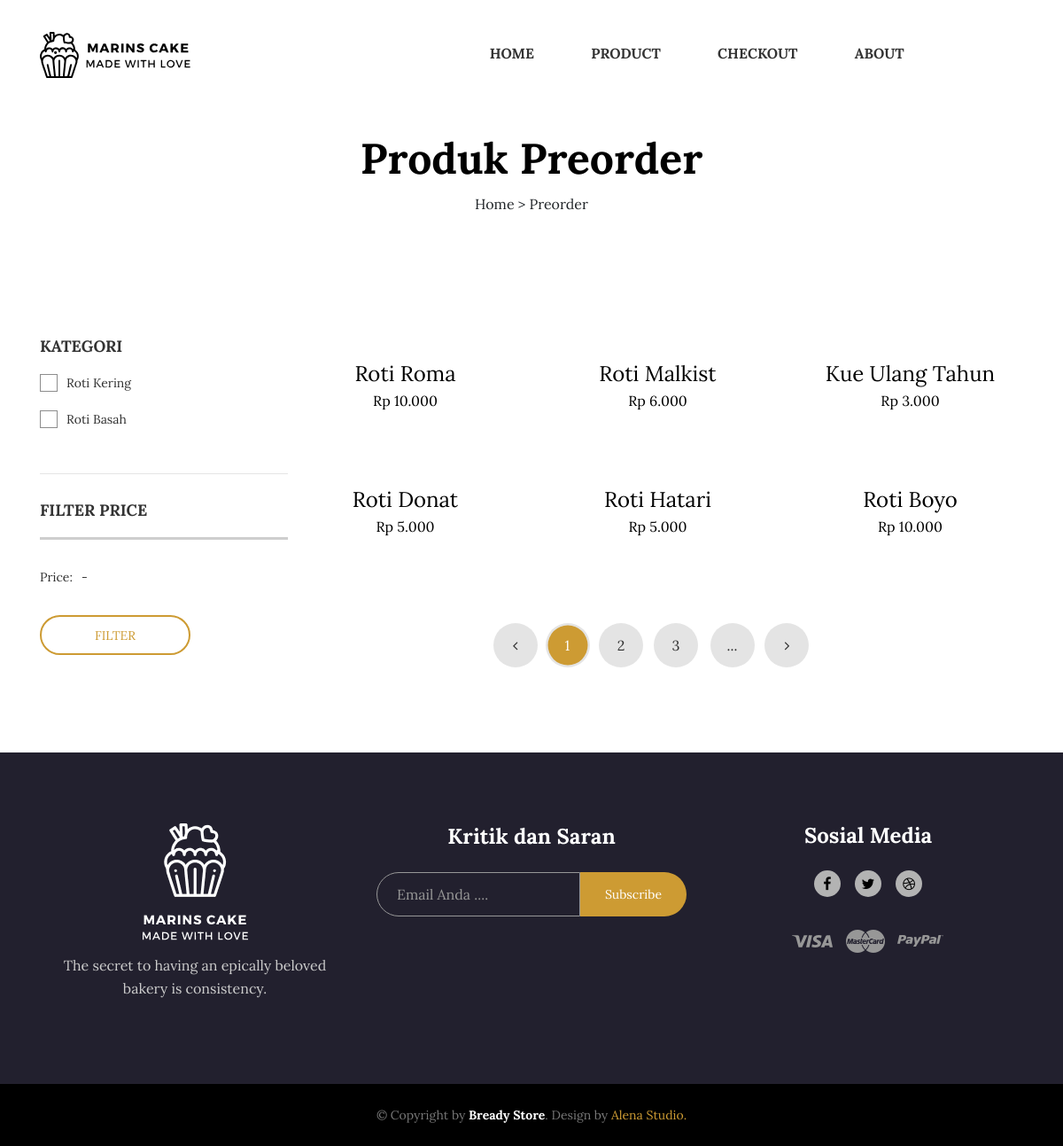
The app's page /index.php/preorder with its own data.
### tables this page shows
CREATE TABLE `produk` (
  `idProduk` int(11) NOT NULL,
  `idJenis` int(11) NOT NULL,
  `namaProduk` varchar(50) NOT NULL,
  `harga` int(11) NOT NULL,
  `status` varchar(255) NOT NULL,
  `stok` int(11) NOT NULL,
  `min_order` int(11) NOT NULL,
  `deskripsi` text NOT NULL,
  `created_at` date NOT NULL DEFAULT current_timestamp()
);

CREATE TABLE `jenis_produk` (
  `idJenis` int(11) NOT NULL,
  `namaJenis` varchar(255) NOT NULL
);

### application/controllers/Preorder.php (called while the page is built, shortened)
<?php
class Preorder extends CI_Controller
{
	public function index()
	{
		$data['kategori']	= $this->Model_produk->get_kategori_produk()->result_array();
		$data['produk']		= $this->Model_produk->get_produk()->result_array();
		$this->load->view('template/header2');
		$this->load->view('produk_preorder', $data);
		$this->load->view('template/footer');
	}
}

### index.php (called while the page is built, shortened)
<?php
require_once BASEPATH.'core/CodeIgniter.php';

### application/models/Model_produk.php (called while the page is built, shortened)
<?php
class Model_produk extends CI_Model
{
	public function get_produk()
	{
		$this->db->select('*');
		$this->db->from('produk');
		$this->db->join('jenis_produk', 'jenis_produk.idJenis = produk.idJenis');
		return $this->db->get();
	}
	public function get_kategori_produk()
	{
		return $this->db->get('jenis_produk');
	}
}

### application/views/produk_preorder.php (the view, shortened to what this page needs)
<div class="ps-hero bg--cover" data-background="<?= base_url() ?>assets/client/images/hero/product.jpg">
    <div class="ps-hero__content ">
        <h1> Produk Preorder</h1>
        <div class="text-center">
            Home > Preorder
        </div>
    </div>
</div>
<main class="ps-shop">
    <div class="container">
        <div class="row">
            <div class="col-lg-9 order-lg-last">
                <div class="row">
                    <?php foreach ($produk as $prd) : ?>
                        <div class="col-lg-4">
                            <div class="ps-product">
                                <div class="ps-product__thumbnail"><a class="ps-product__overlay" href="<?= base_url() ?>preorder/detail/<?= $prd['idProduk'] ?>"></a>
                                </div>
                                <div class="ps-product__content"><a class="ps-product__title" href="<?= base_url() ?>preorder/detail/<?= $prd['idProduk'] ?>"><?= $prd['namaProduk'] ?></a>
                                    <p class="ps-product__price">Rp <?= number_format($prd['harga'], 0, ',', '.') ?></p>
                                </div>
                            </div>
                        </div>
                    <?php endforeach ?>
                    <div class="col-lg-12 mb-lg-5">
                        <div class="ps-pagination mb-lg-5 ">
                            <ul class="pagination">
                                <li><a href="#"><i class="fa fa-angle-left"></i></a></li>
                                <li class="active"><a href="#">1</a></li>
                                <li><a href="#">2</a></li>
                                <li><a href="#">3</a></li>
                                <li><a href="#">...</a></li>
                                <li><a href="#"><i class="fa fa-angle-right"></i></a></li>
                            </ul>
                        </div>
                    </div>
                </div>
            </div>
            <div class="col-lg-3 order-lg-first mt-5 mt-lg-0">
                <div class="ps-sidebar">
                    <div class="widget widget_sidebar widget_category">
                        <h3 class="widget-title">Kategori</h3>
                        <ul class="ps-list--checked">
                            <?php foreach ($kategori as $ktg) : ?>
                                <li><a href=""><?= $ktg['namaJenis'] ?></a></li>
                            <?php endforeach ?>
                        </ul>
                    </div>
                    <div class="widget widget_filter widget_sidebar">
                        <h3 class="widget-title">Filter Price</h3>
                        <div class="ps-slider" data-default-min="0" data-default-max="500" data-max="1000" data-step="100" data-unit="$"></div>
                        <p class="ps-slider__meta">Price:<span class="ps-slider__value ps-slider__min"></span>-<span class="ps-slider__value ps-slider__max"></span></p><a class="ac-slider__filter ps-btn ps-btn--sm" href="#">Filter</a>
                    </div>
                </div>
            </div>
        </div>
    </div>
</main>

### records on screen
produk: namaProduk "Roti Roma", harga "10.000"
produk: namaProduk "Roti Malkist", harga "6.000"
produk: namaProduk "Kue Ulang Tahun", harga "3.000"
produk: namaProduk "Roti Donat", harga "5.000"
produk: namaProduk "Roti Hatari", harga "5.000"
produk: namaProduk "Roti Boyo", harga "10.000"
jenis_produk: namaJenis "Roti Kering"
jenis_produk: namaJenis "Roti Basah"
